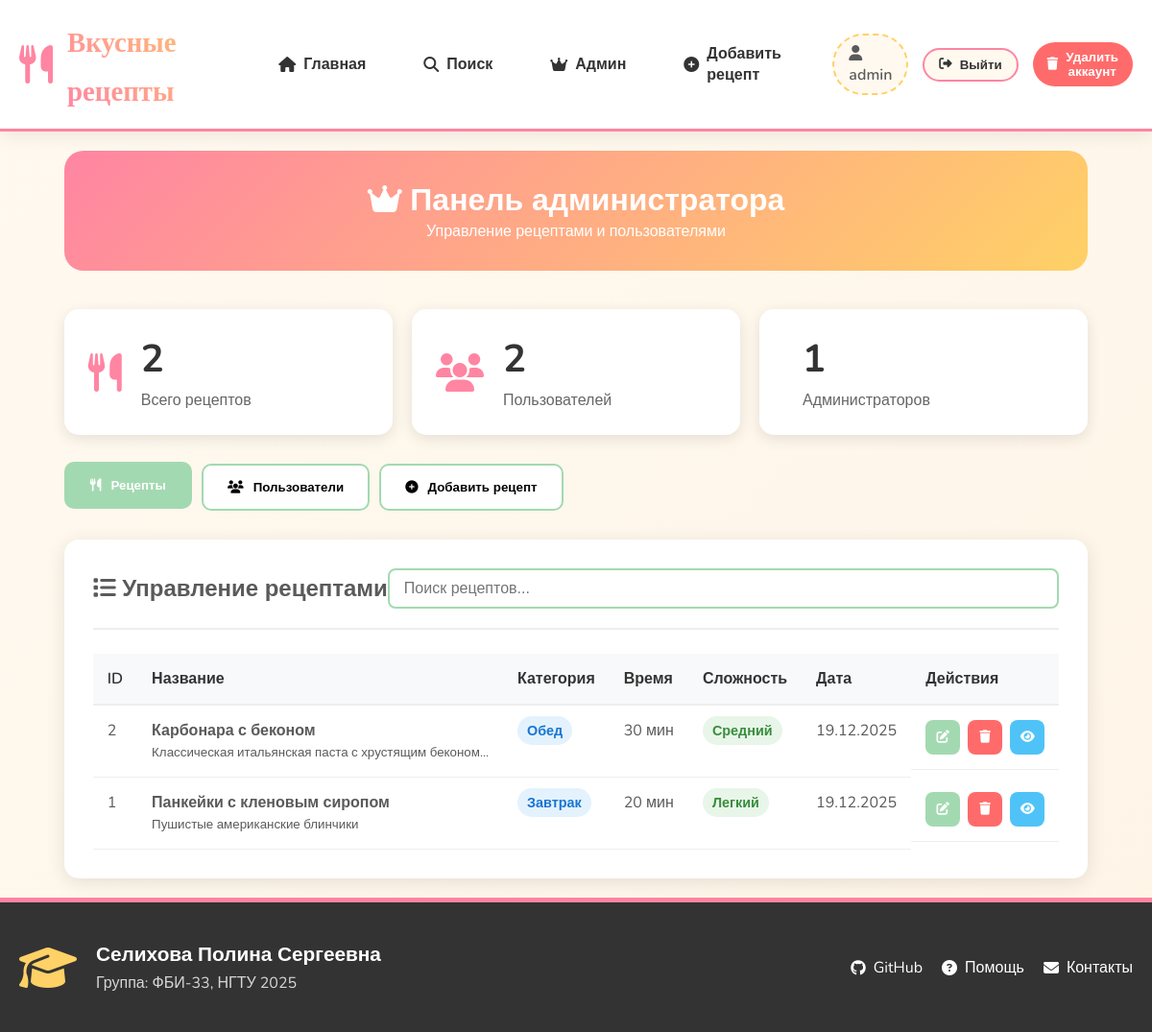
The page /admin (signed in) on the database its author committed.
### app.py (models this page shows, shortened)
class User(db.Model):
    id = db.Column(db.Integer, primary_key=True)
    username = db.Column(db.String(80), unique=True, nullable=False)
    email = db.Column(db.String(120), unique=True, nullable=False)
    password_hash = db.Column(db.String(200), nullable=False)
    is_admin = db.Column(db.Boolean, default=False)
    created_at = db.Column(db.DateTime, default=datetime.utcnow)

class Recipe(db.Model):
    id = db.Column(db.Integer, primary_key=True)
    title = db.Column(db.String(200), nullable=False)
    description = db.Column(db.Text)
    ingredients = db.Column(db.Text, nullable=False)
    steps = db.Column(db.Text, nullable=False)
    cooking_time = db.Column(db.Integer)
    difficulty = db.Column(db.String(20))
    category = db.Column(db.String(50))
    image_url = db.Column(db.String(300), default='/static/img/default.jpg')
    created_at = db.Column(db.DateTime, default=datetime.utcnow)
    user_id = db.Column(db.Integer, db.ForeignKey('user.id'))

### app.py (the view)
@app.route('/admin')
def admin_page():
    if not session.get('is_admin'):
        flash('Требуются права администратора', 'error')
        return redirect(url_for('login_page'))
    recipes = Recipe.query.order_by(Recipe.created_at.desc()).all()
    users = User.query.all()
    return render_template('admin.html',
                         recipes=recipes,
                         users=users,
                         recipe_count=len(recipes),
                         user_count=len(users))

### app.py (called while the page is built)
@app.context_processor
def inject_user():
    user_info = {
        'is_authenticated': 'user_id' in session,
        'username': session.get('username'),
        'is_admin': session.get('is_admin', False)
    }
    return dict(user=user_info)

@app.before_request
def before_request():
    if not hasattr(app, 'db_initialized'):
        init_database()
        app.db_initialized = True

### templates/admin.html (shortened to what this page needs)
{% extends "base.html" %}
{% block content %}
<div class="admin-container">
    <div class="admin-header">
        <h1><i class="fas fa-crown"></i> Панель администратора</h1>
        <p>Управление рецептами и пользователями</p>
    </div>
    <div class="admin-stats">
        <div class="stat-card">
            <i class="fas fa-utensils"></i>
            <div>
                <h3>{{ recipe_count }}</h3>
                <p>Всего рецептов</p>
            </div>
        </div>
        <div class="stat-card">
            <i class="fas fa-users"></i>
            <div>
                <h3>{{ user_count }}</h3>
                <p>Пользователей</p>
            </div>
        </div>
        <div class="stat-card">
            <div>
                <h3>{{ users|selectattr('is_admin')|list|length }}</h3>
                <p>Администраторов</p>
            </div>
        </div>
    </div>
    <div class="admin-tabs">
        <button class="tab-btn active" onclick="showTab('recipes')">
            <i class="fas fa-utensils"></i> Рецепты
        </button>
        <button class="tab-btn" onclick="showTab('users')">
            <i class="fas fa-users"></i> Пользователи
        </button>
        <button class="tab-btn" onclick="showTab('add-recipe')">
            <i class="fas fa-plus-circle"></i> Добавить рецепт
        </button>
    </div>
    <div id="recipes-tab" class="tab-content active">
        <div class="tab-header">
            <h2><i class="fas fa-list"></i> Управление рецептами</h2>
            <input type="text" id="search-recipes" placeholder="Поиск рецептов..." class="search-input">
        </div>
        <div class="recipes-table">
            <table>
                <thead>
                    <tr>
                        <th>ID</th>
                        <th>Название</th>
                        <th>Категория</th>
                        <th>Время</th>
                        <th>Сложность</th>
                        <th>Дата</th>
                        <th>Действия</th>
                    </tr>
                </thead>
                <tbody id="recipes-list">
                    {% for recipe in recipes %}
                    <tr data-id="{{ recipe.id }}">
                        <td>{{ recipe.id }}</td>
                        <td>
                            <strong>{{ recipe.title }}</strong>
                            {% if recipe.description %}
                            <br><small>{{ recipe.description[:50] }}{% if recipe.description|length > 50 %}...{% endif %}</small>
                            {% endif %}
                        </td>
                        <td><span class="category-badge">{{ recipe.category }}</span></td>
                        <td>{{ recipe.cooking_time }} мин</td>
                        <td><span class="difficulty-badge">{{ recipe.difficulty }}</span></td>
                        <td>{{ recipe.created_at.strftime('%d.%m.%Y') }}</td>
                        <td class="actions">
                            <button class="btn-edit" onclick="editRecipe({{ recipe.id }})" title="Редактировать">
                                <i class="fas fa-edit"></i>
                            </button>
                            <button class="btn-delete" onclick="deleteRecipe({{ recipe.id }})" title="Удалить">
                                <i class="fas fa-trash"></i>
                            </button>
                            <button class="btn-view" onclick="viewRecipe({{ recipe.id }})" title="Просмотр">
                                <i class="fas fa-eye"></i>
                            </button>
                        </td>
                    </tr>
                    {% endfor %}
                </tbody>
            </table>
        </div>
    </div>
</div>
{% endblock %}

### templates/base.html (shortened to what this page needs)
<!DOCTYPE html>
<html lang="ru">
<head>
    <link rel="stylesheet" href="{{ url_for('static', filename='css/style.css') }}">
    <link rel="stylesheet" href="https://cdnjs.cloudflare.com/ajax/libs/font-awesome/6.4.0/css/all.min.css">
</head>
<body>
    <header class="header">
        <div class="container">
            <div class="logo">
                <i class="fas fa-utensils"></i>
                <h1>Вкусные рецепты</h1>
            </div>
            <nav class="nav">
                <a href="{{ url_for('index') }}"><i class="fas fa-home"></i> Главная</a>
                <a href="{{ url_for('search_page') }}"><i class="fas fa-search"></i> Поиск</a>
                {% if user.is_authenticated %}
                    {% if user.is_admin %}
                        <a href="{{ url_for('admin_page') }}"><i class="fas fa-crown"></i> Админ</a>
                        <a href="{{ url_for('add_recipe_page') }}"><i class="fas fa-plus-circle"></i> Добавить рецепт</a>
                    {% endif %}
                    <div class="user-menu">
                        <span class="username"><i class="fas fa-user"></i> {{ user.username }}</span>
                        <button onclick="logout()" class="btn-logout"><i class="fas fa-sign-out-alt"></i> Выйти</button>
                        <button onclick="deleteAccount()" class="btn-danger"><i class="fas fa-trash"></i> Удалить аккаунт</button>
                    </div>
                {% else %}
                    <a href="{{ url_for('login_page') }}" class="btn-login"><i class="fas fa-sign-in-alt"></i> Войти</a>
                    <a href="{{ url_for('register_page') }}" class="btn-register"><i class="fas fa-user-plus"></i> Регистрация</a>
                {% endif %}
            </nav>
        </div>
    </header>
    <main class="container">
        {% block content %}{% endblock %}
    </main>
    <footer class="footer">
        <div class="container">
            <div class="student-info">
                <i class="fas fa-graduation-cap"></i>
                <div>
                    <h3>Селихова Полина Сергеевна</h3>
                    <p>Группа: ФБИ-33, НГТУ 2025</p>
                </div>
            </div>
            <div class="footer-links">
                <a href="#"><i class="fab fa-github"></i> GitHub</a>
                <a href="#"><i class="fas fa-question-circle"></i> Помощь</a>
                <a href="#"><i class="fas fa-envelope"></i> Контакты</a>
            </div>
        </div>
    </footer>
</body>
</html>

### static/css/style.css (style rules this page uses)
:root { --primary: #ff85a2; --secondary: #a3d9b1; --accent: #ffd166; --light: #fff9f0; --dark: #333333; --text: #5a5a5a; --shadow: 0 4px 20px rgba(0, 0, 0, 0.08); --radius: 20px; --transition: all 0.3s ease; }
* { margin: 0; padding: 0; box-sizing: border-box; }
body { font-family: 'Nunito', sans-serif; background: linear-gradient(135deg, #fff9f0 0%, #fef5e7 100%); color: var(--text); min-height: 100vh; display: flex; flex-direction: column; }
.container { max-width: 1200px; margin: 0 auto; padding: 0 20px; }
.header { background: white; box-shadow: var(--shadow); padding: 1rem 0; position: sticky; top: 0; z-index: 1000; border-bottom: 3px solid var(--primary); }
.header .container { display: flex; justify-content: space-between; align-items: center; }
.logo { display: flex; align-items: center; gap: 15px; }
.logo i { font-size: 2.5rem; color: var(--primary); animation: bounce 2s infinite; }
.logo h1 { font-family: 'Pacifico', cursive; font-size: 1.8rem; color: var(--dark); background: linear-gradient(45deg, var(--primary), var(--accent)); -webkit-background-clip: text; -webkit-text-fill-color: transparent; }
.nav { display: flex; align-items: center; gap: 20px; }
.nav a, .btn-login, .btn-register { text-decoration: none; color: var(--dark); padding: 10px 20px; border-radius: 50px; transition: var(--transition); font-weight: 600; display: flex; align-items: center; gap: 8px; }
.user-menu { display: flex; align-items: center; gap: 15px; }
.username { background: var(--light); padding: 8px 15px; border-radius: 50px; border: 2px dashed var(--accent); font-weight: 600; }
.btn-logout, .btn-danger { padding: 8px 15px; border: none; border-radius: 50px; cursor: pointer; font-weight: 600; transition: var(--transition); display: flex; align-items: center; gap: 8px; }
.btn-logout { background: var(--light); color: var(--dark); border: 2px solid var(--primary); }
.btn-danger { background: #ff6b6b; color: white; }
.search-input { flex: 1; padding: 15px; border: 2px solid var(--secondary); border-radius: 50px; font-size: 1rem; outline: none; transition: var(--transition); }
.footer { margin-top: auto; background: var(--dark); color: white; padding: 40px 0; border-top: 5px solid var(--primary); }
.footer .container { display: flex; justify-content: space-between; align-items: center; }
.student-info { display: flex; align-items: center; gap: 20px; }
.student-info i { font-size: 3rem; color: var(--accent); }
.student-info h3 { font-size: 1.3rem; margin-bottom: 5px; }
.student-info p { opacity: 0.8; }
.footer-links { display: flex; gap: 20px; }
.footer-links a { color: white; text-decoration: none; transition: var(--transition); display: flex; align-items: center; gap: 8px; }

### rows shown on the page
User: username "admin"
Recipe: id "2", title "Карбонара с беконом", description "Классическая итальянская паста с хрустящим беконом", category "Обед", cooking_time "30", difficulty "Средний", created_at "19.12.2025"
Recipe: id "1", title "Панкейки с кленовым сиропом", description "Пушистые американские блинчики", category "Завтрак", cooking_time "20", difficulty "Легкий", created_at "19.12.2025"

### other values the page prints
{{ recipe_count }} "2"
{{ user_count }} "2"
{{ users|selectattr('is_admin')|list|length }} "1"
